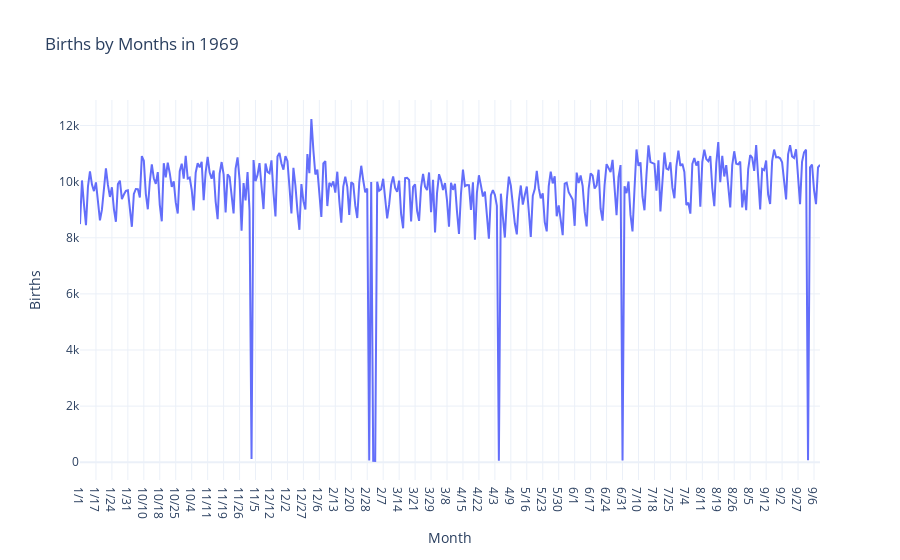

This figure's notebook cell:
### Code cell
births_for_1969 = df_filtered[df_filtered['year'] == 1969]
births_for_1969['day'] = births_for_1969['day'].astype(int)
births_for_1969['date'] = births_for_1969['month'].astype(str) + '/' + births_for_1969['day'].astype(str)

# Group by date and sum the births
births_by_date = births_for_1969.groupby('date')['births'].sum().to_frame().reset_index()
births_by_date['month'] = births_by_date['date'].str.split('/').str[0].astype(int)
births_by_date['day'] = births_by_date['date'].str.split('/').str[1].astype(int)

start_of_month = births_by_date['date'].str.split('/').str[0] + '/1'

fig = go.Figure()
fig.add_trace(go.Line(x=births_by_date['date'], y = births_by_date['births']))
fig.update_layout(
    title='Births by Months in 1969',
    xaxis_title='Month',
    yaxis_title='Births',
)

# Show plot
fig.show()

### Figure 1 — Plotly figure (JSON) as saved in the notebook; plotly's stock layout.template omitted (floating-point values rounded to 4 significant figures; data arrays with more than 128 entries replaced by an {"elided": "..."} marker saying what was removed)
{"data": [{"type": "scatter", "x": {"elided": "372 str values"}, "y": {"elided": "372 int values"}}], "layout": {"title": {"text": "Births by Months in 1969"}, "xaxis": {"title": {"text": "Month"}}, "yaxis": {"title": {"text": "Births"}}}}
